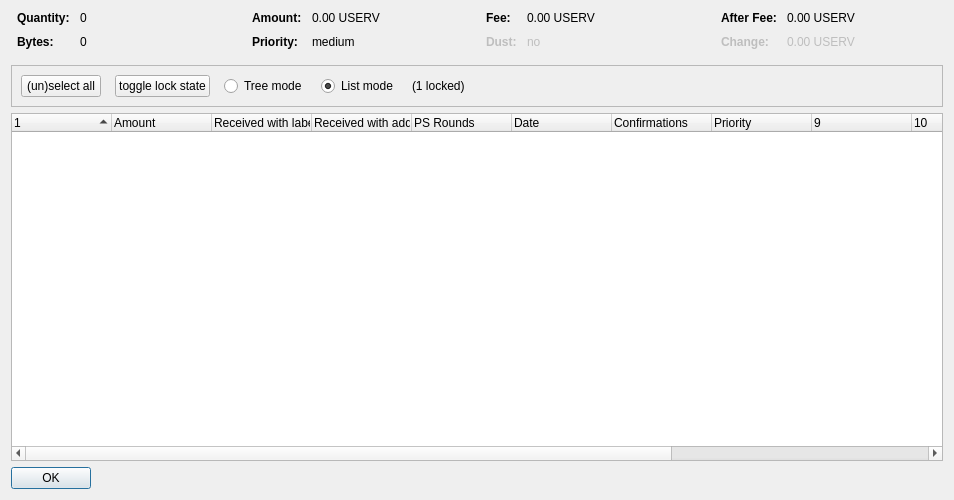
<?xml version="1.0" encoding="UTF-8"?>
<ui version="4.0">
 <class>CoinControlDialog</class>
 <widget class="QDialog" name="CoinControlDialog">
  <property name="geometry">
   <rect>
    <x>0</x>
    <y>0</y>
    <width>954</width>
    <height>500</height>
   </rect>
  </property>
  <property name="windowTitle">
   <string>Coin Selection</string>
  </property>
  <layout class="QVBoxLayout" name="verticalLayout">
   <item>
    <layout class="QHBoxLayout" name="horizontalLayoutTop" stretch="0,0,0,0">
     <property name="topMargin">
      <number>0</number>
     </property>
     <property name="bottomMargin">
      <number>10</number>
     </property>
     <item>
      <layout class="QFormLayout" name="formLayoutCoinControl1">
       <property name="horizontalSpacing">
        <number>10</number>
       </property>
       <property name="verticalSpacing">
        <number>10</number>
       </property>
       <property name="leftMargin">
        <number>6</number>
       </property>
       <property name="rightMargin">
        <number>6</number>
       </property>
       <item row="0" column="0">
        <widget class="QLabel" name="labelCoinControlQuantityText">
         <property name="font">
          <font>
           <weight>75</weight>
           <bold>true</bold>
          </font>
         </property>
         <property name="text">
          <string>Quantity:</string>
         </property>
        </widget>
       </item>
       <item row="0" column="1">
        <widget class="QLabel" name="labelCoinControlQuantity">
         <property name="cursor">
          <cursorShape>IBeamCursor</cursorShape>
         </property>
         <property name="contextMenuPolicy">
          <enum>Qt::ActionsContextMenu</enum>
         </property>
         <property name="text">
          <string notr="true">0</string>
         </property>
         <property name="textInteractionFlags">
          <set>Qt::LinksAccessibleByMouse|Qt::TextSelectableByKeyboard|Qt::TextSelectableByMouse</set>
         </property>
        </widget>
       </item>
       <item row="1" column="0">
        <widget class="QLabel" name="labelCoinControlBytesText">
         <property name="font">
          <font>
           <weight>75</weight>
           <bold>true</bold>
          </font>
         </property>
         <property name="text">
          <string>Bytes:</string>
         </property>
        </widget>
       </item>
       <item row="1" column="1">
        <widget class="QLabel" name="labelCoinControlBytes">
         <property name="cursor">
          <cursorShape>IBeamCursor</cursorShape>
         </property>
         <property name="contextMenuPolicy">
          <enum>Qt::ActionsContextMenu</enum>
         </property>
         <property name="text">
          <string notr="true">0</string>
         </property>
         <property name="textInteractionFlags">
          <set>Qt::LinksAccessibleByMouse|Qt::TextSelectableByKeyboard|Qt::TextSelectableByMouse</set>
         </property>
        </widget>
       </item>
      </layout>
     </item>
     <item>
      <layout class="QFormLayout" name="formLayoutCoinControl2">
       <property name="horizontalSpacing">
        <number>10</number>
       </property>
       <property name="verticalSpacing">
        <number>10</number>
       </property>
       <property name="leftMargin">
        <number>6</number>
       </property>
       <property name="rightMargin">
        <number>6</number>
       </property>
       <item row="0" column="0">
        <widget class="QLabel" name="labelCoinControlAmountText">
         <property name="font">
          <font>
           <weight>75</weight>
           <bold>true</bold>
          </font>
         </property>
         <property name="text">
          <string>Amount:</string>
         </property>
        </widget>
       </item>
       <item row="0" column="1">
        <widget class="QLabel" name="labelCoinControlAmount">
         <property name="cursor">
          <cursorShape>IBeamCursor</cursorShape>
         </property>
         <property name="contextMenuPolicy">
          <enum>Qt::ActionsContextMenu</enum>
         </property>
         <property name="text">
          <string notr="true">0.00 USERV</string>
         </property>
         <property name="textInteractionFlags">
          <set>Qt::LinksAccessibleByMouse|Qt::TextSelectableByKeyboard|Qt::TextSelectableByMouse</set>
         </property>
        </widget>
       </item>
       <item row="1" column="0">
        <widget class="QLabel" name="labelCoinControlPriorityText">
         <property name="font">
          <font>
           <weight>75</weight>
           <bold>true</bold>
          </font>
         </property>
         <property name="text">
          <string>Priority:</string>
         </property>
        </widget>
       </item>
       <item row="1" column="1">
        <widget class="QLabel" name="labelCoinControlPriority">
         <property name="cursor">
          <cursorShape>IBeamCursor</cursorShape>
         </property>
         <property name="contextMenuPolicy">
          <enum>Qt::ActionsContextMenu</enum>
         </property>
         <property name="text">
          <string>medium</string>
         </property>
         <property name="textInteractionFlags">
          <set>Qt::LinksAccessibleByMouse|Qt::TextSelectableByKeyboard|Qt::TextSelectableByMouse</set>
         </property>
        </widget>
       </item>
      </layout>
     </item>
     <item>
      <layout class="QFormLayout" name="formLayoutCoinControl3">
       <property name="horizontalSpacing">
        <number>10</number>
       </property>
       <property name="verticalSpacing">
        <number>10</number>
       </property>
       <property name="leftMargin">
        <number>6</number>
       </property>
       <property name="rightMargin">
        <number>6</number>
       </property>
       <item row="0" column="0">
        <widget class="QLabel" name="labelCoinControlFeeText">
         <property name="font">
          <font>
           <weight>75</weight>
           <bold>true</bold>
          </font>
         </property>
         <property name="text">
          <string>Fee:</string>
         </property>
        </widget>
       </item>
       <item row="0" column="1">
        <widget class="QLabel" name="labelCoinControlFee">
         <property name="cursor">
          <cursorShape>IBeamCursor</cursorShape>
         </property>
         <property name="contextMenuPolicy">
          <enum>Qt::ActionsContextMenu</enum>
         </property>
         <property name="text">
          <string notr="true">0.00 USERV</string>
         </property>
         <property name="textInteractionFlags">
          <set>Qt::LinksAccessibleByMouse|Qt::TextSelectableByKeyboard|Qt::TextSelectableByMouse</set>
         </property>
        </widget>
       </item>
       <item row="1" column="0">
        <widget class="QLabel" name="labelCoinControlLowOutputText">
         <property name="enabled">
          <bool>false</bool>
         </property>
         <property name="font">
          <font>
           <weight>75</weight>
           <bold>true</bold>
          </font>
         </property>
         <property name="text">
          <string>Dust:</string>
         </property>
        </widget>
       </item>
       <item row="1" column="1">
        <widget class="QLabel" name="labelCoinControlLowOutput">
         <property name="enabled">
          <bool>false</bool>
         </property>
         <property name="cursor">
          <cursorShape>IBeamCursor</cursorShape>
         </property>
         <property name="contextMenuPolicy">
          <enum>Qt::ActionsContextMenu</enum>
         </property>
         <property name="text">
          <string>no</string>
         </property>
         <property name="textInteractionFlags">
          <set>Qt::LinksAccessibleByMouse|Qt::TextSelectableByKeyboard|Qt::TextSelectableByMouse</set>
         </property>
        </widget>
       </item>
      </layout>
     </item>
     <item>
      <layout class="QFormLayout" name="formLayoutCoinControl4">
       <property name="horizontalSpacing">
        <number>10</number>
       </property>
       <property name="verticalSpacing">
        <number>10</number>
       </property>
       <property name="leftMargin">
        <number>6</number>
       </property>
       <property name="rightMargin">
        <number>6</number>
       </property>
       <item row="0" column="0">
        <widget class="QLabel" name="labelCoinControlAfterFeeText">
         <property name="font">
          <font>
           <weight>75</weight>
           <bold>true</bold>
          </font>
         </property>
         <property name="text">
          <string>After Fee:</string>
         </property>
        </widget>
       </item>
       <item row="0" column="1">
        <widget class="QLabel" name="labelCoinControlAfterFee">
         <property name="cursor">
          <cursorShape>IBeamCursor</cursorShape>
         </property>
         <property name="contextMenuPolicy">
          <enum>Qt::ActionsContextMenu</enum>
         </property>
         <property name="text">
          <string notr="true">0.00 USERV</string>
         </property>
         <property name="textInteractionFlags">
          <set>Qt::LinksAccessibleByMouse|Qt::TextSelectableByKeyboard|Qt::TextSelectableByMouse</set>
         </property>
        </widget>
       </item>
       <item row="1" column="0">
        <widget class="QLabel" name="labelCoinControlChangeText">
         <property name="enabled">
          <bool>false</bool>
         </property>
         <property name="font">
          <font>
           <weight>75</weight>
           <bold>true</bold>
          </font>
         </property>
         <property name="text">
          <string>Change:</string>
         </property>
        </widget>
       </item>
       <item row="1" column="1">
        <widget class="QLabel" name="labelCoinControlChange">
         <property name="enabled">
          <bool>false</bool>
         </property>
         <property name="cursor">
          <cursorShape>IBeamCursor</cursorShape>
         </property>
         <property name="contextMenuPolicy">
          <enum>Qt::ActionsContextMenu</enum>
         </property>
         <property name="text">
          <string notr="true">0.00 USERV</string>
         </property>
         <property name="textInteractionFlags">
          <set>Qt::LinksAccessibleByMouse|Qt::TextSelectableByKeyboard|Qt::TextSelectableByMouse</set>
         </property>
        </widget>
       </item>
      </layout>
     </item>
    </layout>
   </item>
   <item>
    <widget class="QFrame" name="frame">
     <property name="minimumSize">
      <size>
       <width>0</width>
       <height>40</height>
      </size>
     </property>
     <property name="frameShape">
      <enum>QFrame::StyledPanel</enum>
     </property>
     <property name="frameShadow">
      <enum>QFrame::Sunken</enum>
     </property>
     <layout class="QHBoxLayout" name="horizontalLayout">
      <item>
       <layout class="QHBoxLayout" name="horizontalLayoutPanel" stretch="0,0,0,0,0,0">
        <property name="spacing">
         <number>14</number>
        </property>
        <item>
         <widget class="QPushButton" name="pushButtonSelectAll">
          <property name="sizePolicy">
           <sizepolicy hsizetype="Maximum" vsizetype="Fixed">
            <horstretch>0</horstretch>
            <verstretch>0</verstretch>
           </sizepolicy>
          </property>
          <property name="text">
           <string>(un)select all</string>
          </property>
          <property name="autoDefault">
           <bool>false</bool>
          </property>
         </widget>
        </item>
        <item>
         <widget class="QPushButton" name="pushButtonToggleLock">
          <property name="sizePolicy">
           <sizepolicy hsizetype="Maximum" vsizetype="Fixed">
            <horstretch>0</horstretch>
            <verstretch>0</verstretch>
           </sizepolicy>
          </property>
          <property name="text">
           <string>toggle lock state</string>
          </property>
          <property name="autoDefault">
           <bool>false</bool>
          </property>
         </widget>
        </item>
        <item>
         <widget class="QRadioButton" name="radioTreeMode">
          <property name="sizePolicy">
           <sizepolicy hsizetype="Maximum" vsizetype="Fixed">
            <horstretch>0</horstretch>
            <verstretch>0</verstretch>
           </sizepolicy>
          </property>
          <property name="text">
           <string>Tree mode</string>
          </property>
         </widget>
        </item>
        <item>
         <widget class="QRadioButton" name="radioListMode">
          <property name="sizePolicy">
           <sizepolicy hsizetype="Maximum" vsizetype="Fixed">
            <horstretch>0</horstretch>
            <verstretch>0</verstretch>
           </sizepolicy>
          </property>
          <property name="text">
           <string>List mode</string>
          </property>
          <property name="checked">
           <bool>true</bool>
          </property>
         </widget>
        </item>
        <item>
         <widget class="QLabel" name="labelLocked">
          <property name="text">
           <string>(1 locked)</string>
          </property>
         </widget>
        </item>
        <item>
         <spacer name="horizontalSpacer">
          <property name="orientation">
           <enum>Qt::Horizontal</enum>
          </property>
          <property name="sizeHint" stdset="0">
           <size>
            <width>40</width>
            <height>20</height>
           </size>
          </property>
         </spacer>
        </item>
       </layout>
      </item>
     </layout>
    </widget>
   </item>
   <item>
    <widget class="CoinControlTreeWidget" name="treeWidget">
     <property name="contextMenuPolicy">
      <enum>Qt::CustomContextMenu</enum>
     </property>
     <property name="sortingEnabled">
      <bool>false</bool>
     </property>
     <property name="columnCount">
      <number>13</number>
     </property>
     <attribute name="headerShowSortIndicator" stdset="0">
      <bool>true</bool>
     </attribute>
     <attribute name="headerStretchLastSection">
      <bool>false</bool>
     </attribute>
     <column>
      <property name="text">
       <string/>
      </property>
     </column>
     <column>
      <property name="text">
       <string>Amount</string>
      </property>
     </column>
     <column>
      <property name="text">
       <string>Received with label</string>
      </property>
     </column>
     <column>
      <property name="text">
       <string>Received with address</string>
      </property>
     </column>
     <column>
      <property name="text">
       <string>PS Rounds</string>
      </property>
     </column>
     <column>
      <property name="text">
       <string>Date</string>
      </property>
     </column>
     <column>
      <property name="text">
       <string>Confirmations</string>
      </property>
      <property name="toolTip">
       <string>Confirmed</string>
      </property>
     </column>
     <column>
      <property name="text">
       <string>Priority</string>
      </property>
     </column>
     <column>
      <property name="text">
       <string/>
      </property>
     </column>
     <column>
      <property name="text">
       <string/>
      </property>
     </column>
     <column>
      <property name="text">
       <string/>
      </property>
     </column>
     <column>
      <property name="text">
       <string/>
      </property>
     </column>
     <column>
      <property name="text">
       <string/>
      </property>
     </column>
    </widget>
   </item>
   <item>
    <widget class="QDialogButtonBox" name="buttonBox">
     <property name="sizePolicy">
      <sizepolicy hsizetype="Maximum" vsizetype="Fixed">
       <horstretch>0</horstretch>
       <verstretch>0</verstretch>
      </sizepolicy>
     </property>
     <property name="orientation">
      <enum>Qt::Horizontal</enum>
     </property>
     <property name="standardButtons">
      <set>QDialogButtonBox::Ok</set>
     </property>
    </widget>
   </item>
  </layout>
 </widget>
 <customwidgets>
  <customwidget>
   <class>CoinControlTreeWidget</class>
   <extends>QTreeWidget</extends>
   <header>coincontroltreewidget.h</header>
  </customwidget>
 </customwidgets>
 <resources/>
 <connections/>
</ui>
